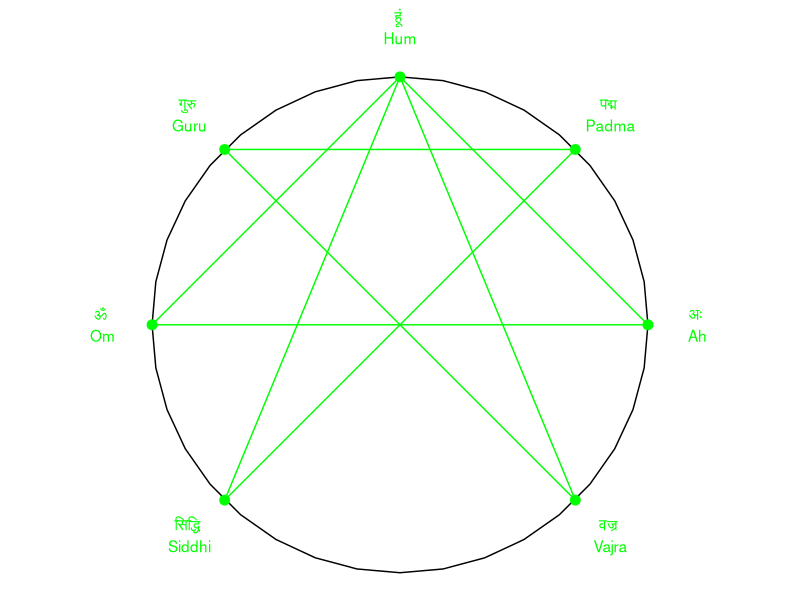

Write the R code that produced this figure.

# shift labels ----

# This code draws a circle, then draws marks (dot and label provided below in  list beside the dot)
# on this circle, then connects using line previous dot in a list  to the next one in the list
# 0 degrees starts from point (0,1) going clockwise.
# These dots(marks) correspond to the words of "Om-ah-hum-vajra-guru-padma-siddhi-hum" mantra.

vajra_mantra_cicle <- function (equalspacing=F) {
  # Install and load necessary packages
  if (!requireNamespace("ggplot2")) {
    install.packages("ggplot2")
  }
  if (!requireNamespace("data.table")) {
    install.packages("data.table")
  }
  library(ggplot2)
  library(data.table)

  # Create a data.table to store the information for each mark
  marks_data <- data.table(
    id = 1:9,
    label_eng = c("Om", "Ah", "Hum", "Vajra", "Guru", "Padma", "Siddhi", "", ""),
    label_san = c("ॐ", "अः", "हूं", "वज्र", "गुरु", "पद्म", "सिद्धि", "", ""),
    degrees = c(270, 90, 0, 135, 315, 45, 225, 0, 270)
  )

  d = 360 / 5
  if (equalspacing)
    marks_data$degrees = c(240, 120, 0, 2*d, 360-d, d, 3*d, 0, 240)

  marks_data [, label :=   paste0(label_san, " \n", label_eng) ]

  # Function to calculate the coordinates on the circle based on degrees
  get_circle_coordinates <- function(degrees, radius = 1) {
    radians <- (90 - degrees) * pi / 180
    x <- radius * cos(radians)
    y <- radius * sin(radians)
    return(data.table(x = x, y = y))
  }

  # Calculate coordinates for each mark on the circle
  marks_data[, c("x", "y") := as.list(get_circle_coordinates(degrees))]

  # Create a data.table for circle points
  circle_points <- get_circle_coordinates(seq(0, 360, 10))

  # Create a ggplot with a circle and marks
  p <- ggplot() +
    # Draw the circle
    geom_path(data = circle_points, aes(x, y), color = "black") +
    coord_fixed() +
    # theme(plot.margin = unit(rep(0, 4), "cm"))  + # Remove plot margins
    theme_void()


  # Add the marks as points and labels (positioned outside the circle)
  p <- p +
    geom_point(data = marks_data[1:7], aes(x, y), size = 3, color = "green") +
    geom_text(data = marks_data[1:7], aes(x = 1.2 * x, y = 1.2 * y, label = label), color = "green")

  # Add lines connecting the dots (excluding the last two)
  p <- p +
    geom_segment(
      data = marks_data[1:7],  # Exclude last two rows
      aes(x = x, y = y, xend = shift(x, type = "lead"), yend = shift(y, type = "lead")),
      color = "green"
    )

  # Connect dot 7 to dot 8 (which is 3)
  p <- p +
    geom_segment(
      data = marks_data[c(7, 8)],
      aes(x = x, y = y, xend = x[1], yend = y[1]),
      color = "green"
    )

  # Connect dot 8 (which is 3) to dot 9 (which is 1)
  p <- p +
    geom_segment(
      data = marks_data[c(8, 9)],
      aes(x = x, y = y, xend = x[1], yend = y[1]),
      color = "green"
    )

  print(p)


}
vajra_mantra_cicle()
